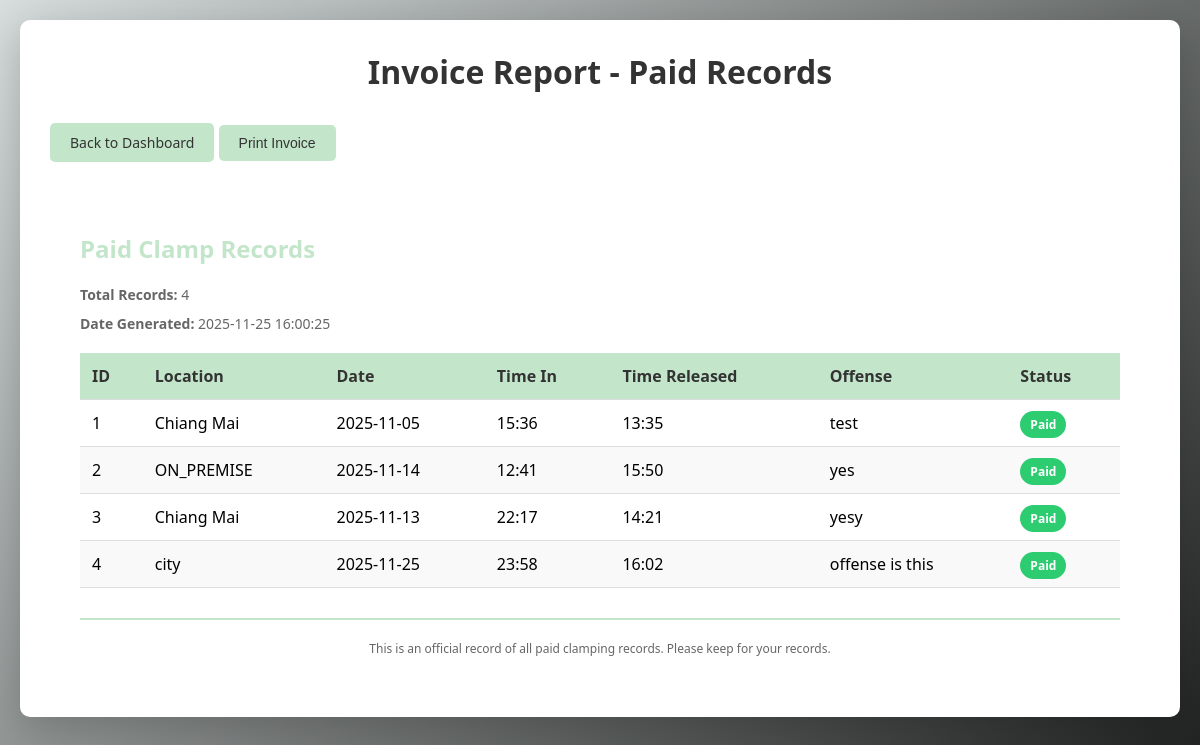
The app's page /invoicing with its own data.
### app.py (models this page shows, shortened)
class ClampData(db.Model):
    id = db.Column(db.Integer, primary_key=True)
    location = db.Column(db.String(200), nullable=False)
    registration = db.Column(db.String(100))
    clamp_date = db.Column(db.Date, nullable=False)
    time_in = db.Column(db.Time, nullable=False)
    time_released = db.Column(db.Time)
    offense = db.Column(db.String(300), nullable=False)
    payment_status = db.Column(db.String(50), default='Processing')  # Paid, Not Paid, Processing
    created_at = db.Column(db.DateTime, default=datetime.utcnow)

### app.py (the view)
@app.route('/invoicing')
def invoicing():
    paid_clamps = ClampData.query.filter_by(payment_status='Paid').all()
    return render_template('invoicing.html', paid_clamps=paid_clamps, now=datetime.now())

### templates/invoicing.html (shortened to what this page needs)
<!DOCTYPE html>
<html lang="en">
<head>
    <link rel="stylesheet" href="{{ url_for('static', filename='css/style.css') }}">
</head>
<body>
    <div class="container">
        <h1>Invoice Report - Paid Records</h1>
        <div class="invoicing-header no-print">
            <a href="/" class="btn">Back to Dashboard</a>
            <button class="btn btn-print" onclick="window.print()">Print Invoice</button>
        </div>
        {% if paid_clamps %}
            <div class="invoice-section">
                <h2>Paid Clamp Records</h2>
                <p class="invoice-info"><strong>Total Records:</strong> {{ paid_clamps|length }}</p>
                <p class="invoice-info"><strong>Date Generated:</strong> {{ now.strftime('%Y-%m-%d %H:%M:%S') }}</p>
                <table class="invoice-table">
                    <thead>
                        <tr>
                            <th>ID</th>
                            <th>Location</th>
                            <th>Date</th>
                            <th>Time In</th>
                            <th>Time Released</th>
                            <th>Offense</th>
                            <th>Status</th>
                        </tr>
                    </thead>
                    <tbody>
                        {% for clamp in paid_clamps %}
                        <tr>
                            <td>{{ clamp.id }}</td>
                            <td>{{ clamp.location }}</td>
                            <td>{{ clamp.clamp_date.strftime('%Y-%m-%d') }}</td>
                            <td>{{ clamp.time_in.strftime('%H:%M') }}</td>
                            <td>{{ clamp.time_released.strftime('%H:%M') if clamp.time_released else 'N/A' }}</td>
                            <td>{{ clamp.offense }}</td>
                            <td><span class="status-paid">Paid</span></td>
                        </tr>
                        {% endfor %}
                    </tbody>
                </table>
                <div class="invoice-footer">
                    <p>This is an official record of all paid clamping records. Please keep for your records.</p>
                </div>
            </div>
        {% else %}
            <div class="no-data">
                <p>No paid records found.</p>
                <a href="/" class="btn">Back to Dashboard</a>
            </div>
        {% endif %}
    </div>
</body>
</html>

### static/css/style.css (style rules this page uses)
* { margin: 0; padding: 0; box-sizing: border-box; }
body { font-family: 'Segoe UI', Tahoma, Geneva, Verdana, sans-serif; background: linear-gradient(135deg, #d8dede 0%, #1c1f1d 100%); min-height: 100vh; padding: 20px; }
.container { max-width: 1200px; margin: 0 auto; background: white; border-radius: 10px; padding: 30px; box-shadow: 0 10px 40px rgba(0,0,0,0.2); }
h1 { color: #333; margin-bottom: 30px; text-align: center; }
h2 { color: #c3e6cb; margin: 20px 0; }
.btn { padding: 10px 20px; background: #c3e6cb; color: #333; border: none; border-radius: 5px; cursor: pointer; font-size: 14px; transition: all 0.3s; text-decoration: none; display: inline-block; }
.status-paid { background: #2ecc71; color: white; padding: 5px 10px; border-radius: 20px; font-size: 12px; font-weight: 600; }
.btn-print { background: #c3e6cb; color: #333; }
.invoice-section { background: white; padding: 30px; border-radius: 5px; margin-top: 20px; }
.invoice-info { color: #666; margin: 10px 0; font-size: 14px; }
.invoice-table { width: 100%; border-collapse: collapse; margin-top: 20px; background: white; }
.invoice-table thead { background: #c3e6cb; color: #333; }
.invoice-table th, .invoice-table td { padding: 12px; text-align: left; border-bottom: 1px solid #ddd; }
.invoice-table tbody tr:nth-child(even) { background: #f9f9f9; }
.invoice-footer { margin-top: 30px; padding-top: 20px; border-top: 2px solid #c3e6cb; text-align: center; color: #666; font-size: 12px; }

### records on screen
ClampData: id "1", location "Chiang Mai", clamp_date "2025-11-05", time_in "15:36", time_released "13:35", offense "test"
ClampData: id "2", location "ON_PREMISE", clamp_date "2025-11-14", time_in "12:41", time_released "15:50", offense "yes"
ClampData: id "3", location "Chiang Mai", clamp_date "2025-11-13", time_in "22:17", time_released "14:21", offense "yesy"
ClampData: id "4", location "city", clamp_date "2025-11-25", time_in "23:58", time_released "16:02", offense "offense is this"

### other values on screen
{{ paid_clamps|length }} "4"
